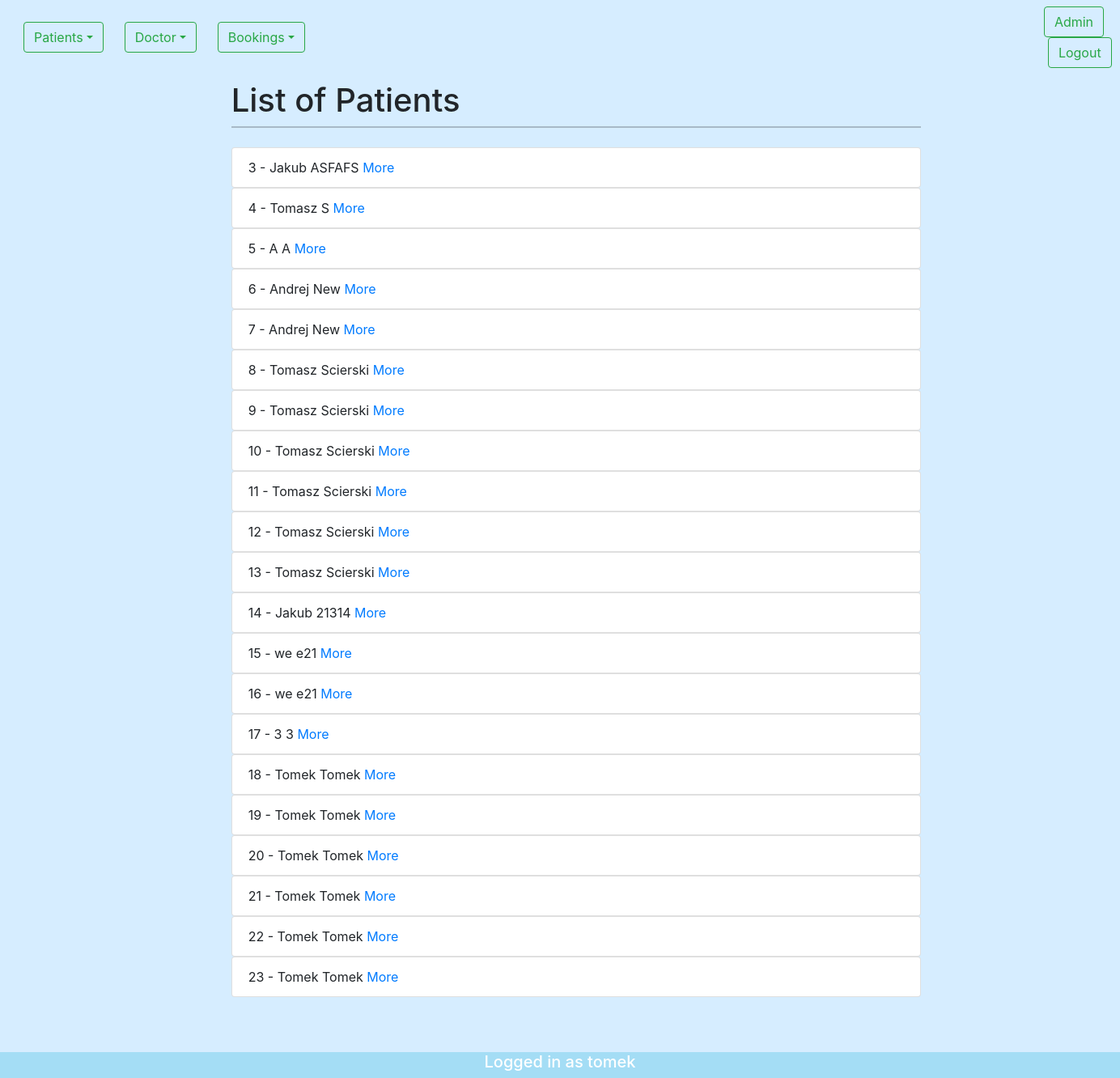
Page /patient/list/ (signed in) on the earlier database version.
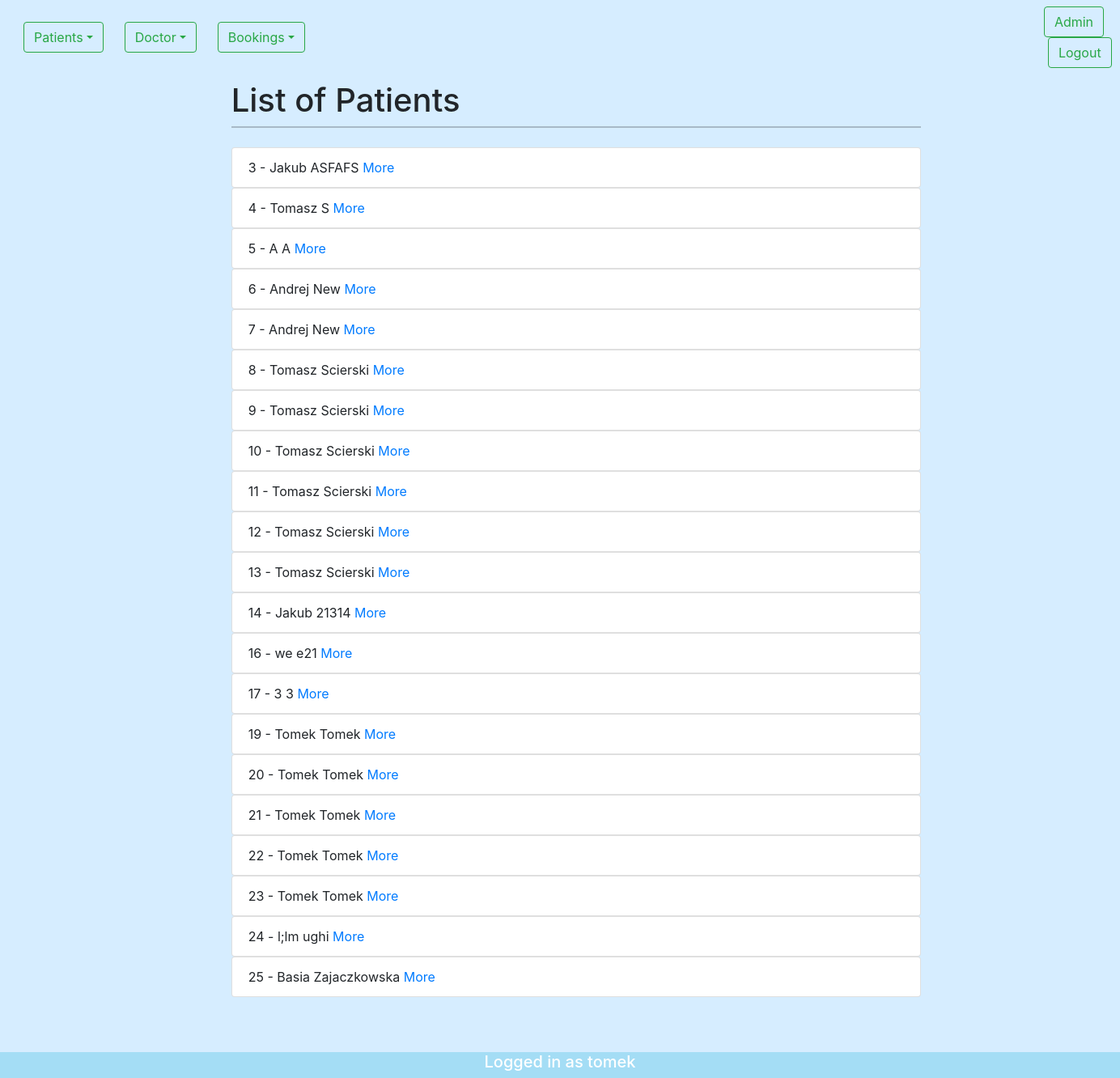
Same page on the later database version.
### patient/models.py (models this page shows, shortened)
class Patient(models.Model):
    first_name   = models.CharField(max_length=20)
    last_name    =models.CharField(max_length=30)
    street       =models.CharField(max_length=30)
    city         =models.CharField(max_length=30)
    number       =models.PositiveIntegerField()
    phone_number =models.CharField(max_length=30)
    def get_absolute_url(self):
        return reverse("patient-detail",kwargs={"pk":self.id})

### patient/views.py (the view)
# urls.py: path('list/',patient_list_view),
def patient_list_view(request):
    queryset=Patient.objects.all()
    context = {
        "content":queryset
    }
    return render(request,"patient/patient_list.html",context)

### templates/patient/patient_list.html (shortened to what this page needs)
{%extends 'base.html'%}
{%block intro%} List of Patients {%endblock%}
{%block content%}
{%for instance in content%}
<ul class="list-group">
    <li class="list-group-item">{{instance.id}} - {{instance.first_name}} {{instance.last_name}} <a href="{{instance.get_absolute_url}}" >More</a></li>
</ul>
{%endfor%}
{%endblock%}

Differences in the rows shown:
removed Patient: id "15", first_name "we", last_name "e21"
removed Patient: id "18", first_name "Tomek", last_name "Tomek"
added Patient: id "24", first_name "l;lm", last_name "ughi"
added Patient: id "25", first_name "Basia", last_name "Zajaczkowska"
